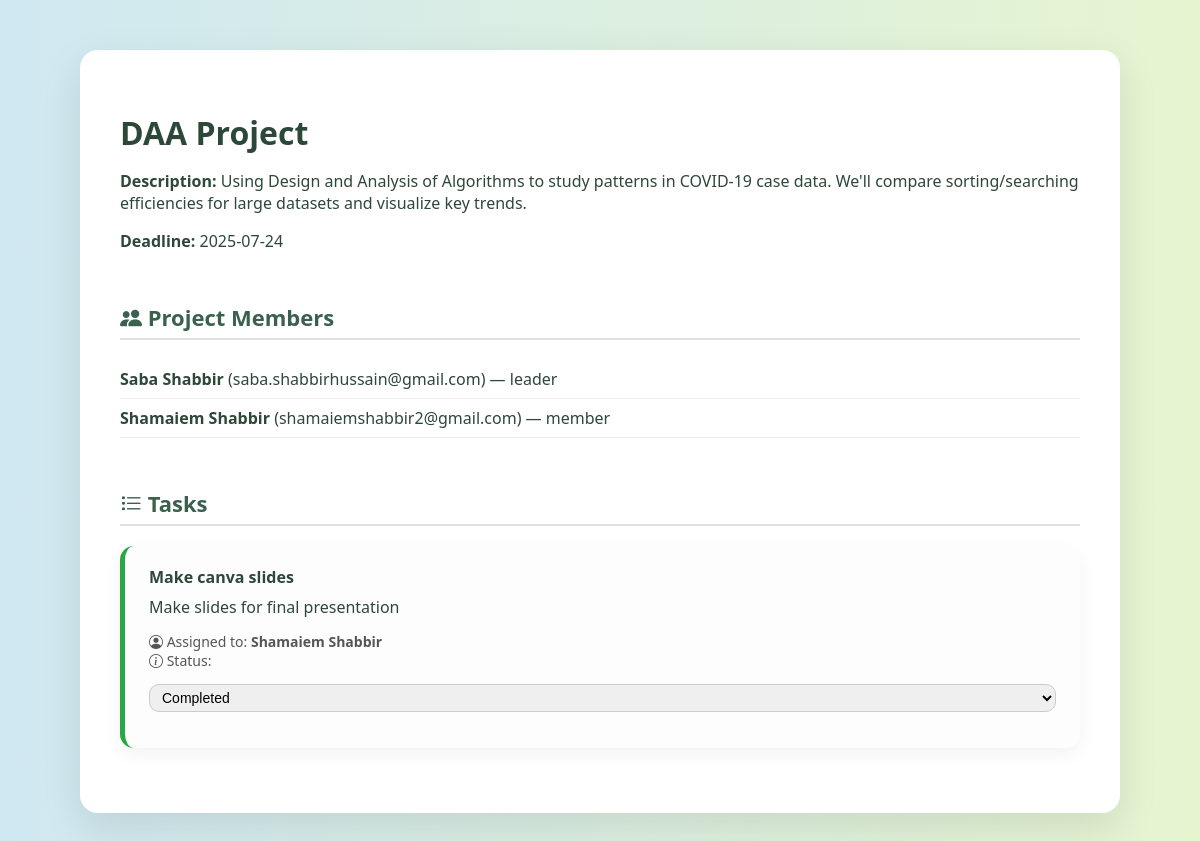
The page /project/2 (signed in) on the database its author committed.
### tables this page shows
CREATE TABLE projects (
    id INTEGER PRIMARY KEY AUTOINCREMENT,
    title TEXT NOT NULL,
    description TEXT,
    deadline DATE,
    created_by INTEGER,
    created_at TIMESTAMP DEFAULT CURRENT_TIMESTAMP,
    FOREIGN KEY (created_by) REFERENCES users(id)
);

CREATE TABLE project_members (
    id INTEGER PRIMARY KEY AUTOINCREMENT,
    project_id INTEGER,
    user_id INTEGER,
    role TEXT CHECK(role IN ('leader', 'member')) DEFAULT 'member',
    FOREIGN KEY (project_id) REFERENCES projects(id),
    FOREIGN KEY (user_id) REFERENCES users(id)
);

CREATE TABLE users (
        id INTEGER PRIMARY KEY AUTOINCREMENT,
        name TEXT NOT NULL,
        email TEXT NOT NULL UNIQUE,
        password TEXT NOT NULL,
        created_at TIMESTAMP DEFAULT CURRENT_TIMESTAMP
    );

CREATE TABLE tasks (
            id INTEGER PRIMARY KEY AUTOINCREMENT,
            title TEXT NOT NULL,
            description TEXT,
            status TEXT CHECK(status IN ('not started', 'in progress', 'completed')) DEFAULT 'not started',
            assigned_to INTEGER,
            project_id INTEGER,
            FOREIGN KEY (assigned_to) REFERENCES users(id),
            FOREIGN KEY (project_id) REFERENCES projects(id)
        );

### app.py (the view, shortened to what this page needs)
@app.route('/project/<int:project_id>', methods=['GET', 'POST'])
def project_details(project_id):
    if 'user_id' not in session:
        return redirect('/login')
    conn = get_db_connection()
    conn.row_factory = sqlite3.Row
    c = conn.cursor()
    user_id = session['user_id']
    c.execute("SELECT * FROM projects WHERE id = ?", (project_id,))
    project = c.fetchone()
    c.execute("SELECT role FROM project_members WHERE project_id = ? AND user_id = ?", (project_id, user_id))
    role = c.fetchone()
    is_leader = role and role['role'] == 'leader'
    c.execute("""
        SELECT u.id, u.name, u.email, pm.role
        FROM project_members pm
        JOIN users u ON pm.user_id = u.id
        WHERE pm.project_id = ?
    """, (project_id,))
    members = c.fetchall()
    c.execute("""
    SELECT t.id, t.title, t.description, t.status, t.assigned_to, u.name as assignee_name
    FROM tasks t
    JOIN users u ON t.assigned_to = u.id
    WHERE t.project_id = ?
""", (project_id,))
    tasks = c.fetchall()
    conn.close()
    return render_template('project_details.html',
                           project=project,
                           members=members,
                           tasks=tasks,
                           is_leader=is_leader)

### app.py (called while the page is built)
def get_db_connection():
    conn = sqlite3.connect('data.db')
    conn.row_factory = sqlite3.Row
    return conn

### templates/project_details.html (shortened to what this page needs)
<!DOCTYPE html>
<html>
<head>
  <link rel="stylesheet" href="https://cdn.jsdelivr.net/npm/bootstrap-icons@1.10.5/font/bootstrap-icons.css">
</head>
<body>
  <div class="container">
    <h1>{{ project['title'] }}</h1>
    <p><strong>Description:</strong> {{ project['description'] }}</p>
    <p><strong>Deadline:</strong> {{ project['deadline'] }}</p>
    <div class="section">
      <h3><i class="bi bi-people-fill"></i> Project Members</h3>
      <ul>
        {% for m in members %}
          <li><strong>{{ m['name'] }}</strong> ({{ m['email'] }}) — {{ m['role'] }}</li>
        {% endfor %}
      </ul>
    </div>
    <div class="section">
      <h3><i class="bi bi-list-task"></i> Tasks</h3>
      {% if tasks %}
        {% for task in tasks %}
          <div class="task-card"
               style="border-left-color:
                 {% if task['status'] == 'not started' %}#999
                 {% elif task['status'] == 'in progress' %}#ffb400
                 {% elif task['status'] == 'completed' %}#28a745
                 {% else %}#ccc{% endif %};">
            <h4 style="margin: 0 0 8px;">{{ task['title'] }}</h4>
            <p style="margin: 0 0 8px;">{{ task['description'] }}</p>
            <p style="font-size: 14px; color: #555;">
              <i class="bi bi-person-circle"></i> Assigned to: <strong>{{ task['assignee_name'] }}</strong><br>
              <i class="bi bi-info-circle"></i> Status:
              {% if task['assigned_to']|int == session['user_id']|int %}
                <form method="POST" action="/update_task_status/{{ task['id'] }}" style="display: inline;">
                  <select name="status" onchange="this.form.submit()" style="padding: 4px 8px;">
                    <option value="completed" {% if task['status'] == 'completed' %}selected{% endif %}>Completed</option>
                  </select>
                </form>
              {% else %}
                <em>{{ task['status']|capitalize }}</em>
              {% endif %}
            </p>
          </div>
        {% endfor %}
      {% else %}
        <p>No tasks added yet.</p>
      {% endif %}
    </div>
  </div>
</body>
</html>

### templates/project_details.html (style rules this page uses)
body { font-family: 'Segoe UI', sans-serif; background: linear-gradient(to right, #d0e8f2, #e6f5d0); margin: 0; padding: 50px 20px; color: #2d4739; }
.container { background: white; max-width: 960px; margin: auto; padding: 40px; border-radius: 18px; box-shadow: 0 14px 40px rgba(0, 0, 0, 0.1); }
h1 { font-size: 32px; font-weight: bold; margin-bottom: 10px; color: #2d4739; }
.section { margin-top: 50px; }
.section h3 { margin-bottom: 20px; font-size: 22px; color: #3a614d; border-bottom: 2px solid #e0e0e0; padding-bottom: 6px; }
ul { list-style: none; padding-left: 0; }
ul li { padding: 8px 0; border-bottom: 1px solid #f0f0f0; }
.task-card { background: #fdfdfd; border-left: 5px solid; border-radius: 14px; padding: 20px 24px; margin-bottom: 25px; position: relative; box-shadow: 0 6px 18px rgba(0,0,0,0.05); transition: transform 0.2s ease; }
input[type="text"], textarea, select { width: 100%; padding: 10px 14px; font-size: 15px; border: 1px solid #ccc; border-radius: 10px; }
select { font-size: 14px; }

### rows shown on the page
projects: title "DAA Project", description "Using Design and Analysis of Algorithms to study patterns in COVID-19 case data. We'll compare sorting/searching efficiencies for large datasets and visualize key trends.", deadline "2025-07-24"
project_members: name "Saba Shabbir", email "saba.shabbirhussain@gmail.com", role "leader"
project_members: name "Shamaiem Shabbir", email "shamaiemshabbir2@gmail.com", role "member"
tasks: title "Make canva slides", description "Make slides for final presentation", assignee_name "Shamaiem Shabbir", status "Completed"
